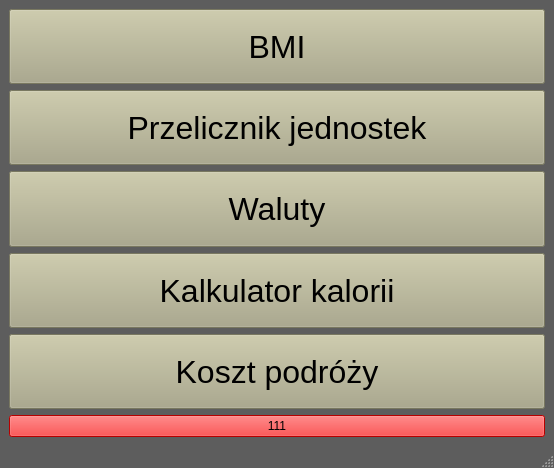
<?xml version="1.0" encoding="UTF-8"?>
<ui version="4.0">
 <class>MainWindow</class>
 <widget class="QMainWindow" name="MainWindow">
  <property name="geometry">
   <rect>
    <x>0</x>
    <y>0</y>
    <width>554</width>
    <height>468</height>
   </rect>
  </property>
  <property name="windowTitle">
   <string>MainWindow</string>
  </property>
  <property name="styleSheet">
   <string notr="true">QMainWindow{
	background-color: rgb(93, 93, 93);
}</string>
  </property>
  <widget class="QWidget" name="centralwidget">
   <property name="styleSheet">
    <string notr="true">QPushButton{
	background-color: red;
}</string>
   </property>
   <layout class="QGridLayout" name="gridLayout">
    <item row="1" column="0">
     <widget class="QPushButton" name="JEDNOSKIbutton">
      <property name="sizePolicy">
       <sizepolicy hsizetype="Preferred" vsizetype="Expanding">
        <horstretch>0</horstretch>
        <verstretch>0</verstretch>
       </sizepolicy>
      </property>
      <property name="font">
       <font>
        <pointsize>24</pointsize>
       </font>
      </property>
      <property name="styleSheet">
       <string notr="true">QPushButton{
	background-color: rgb(170, 168, 135);
}

QPushButton:pressed{
	background-color: rgb(255, 196, 102);
}</string>
      </property>
      <property name="text">
       <string>Przelicznik jednostek</string>
      </property>
     </widget>
    </item>
    <item row="0" column="0">
     <widget class="QPushButton" name="BMIbutton">
      <property name="sizePolicy">
       <sizepolicy hsizetype="Preferred" vsizetype="Expanding">
        <horstretch>0</horstretch>
        <verstretch>0</verstretch>
       </sizepolicy>
      </property>
      <property name="minimumSize">
       <size>
        <width>80</width>
        <height>24</height>
       </size>
      </property>
      <property name="font">
       <font>
        <pointsize>24</pointsize>
       </font>
      </property>
      <property name="styleSheet">
       <string notr="true">QPushButton{
	background-color: rgb(170, 168, 135);
}

QPushButton:pressed{
	background-color: rgb(255, 196, 102);
}</string>
      </property>
      <property name="text">
       <string>BMI</string>
      </property>
     </widget>
    </item>
    <item row="5" column="0">
     <widget class="QPushButton" name="AUTObutton">
      <property name="sizePolicy">
       <sizepolicy hsizetype="Preferred" vsizetype="Expanding">
        <horstretch>0</horstretch>
        <verstretch>0</verstretch>
       </sizepolicy>
      </property>
      <property name="font">
       <font>
        <pointsize>24</pointsize>
       </font>
      </property>
      <property name="styleSheet">
       <string notr="true">QPushButton{
	background-color: rgb(170, 168, 135);
}

QPushButton:pressed{
	background-color: rgb(255, 196, 102);
}</string>
      </property>
      <property name="text">
       <string>Koszt podróży</string>
      </property>
     </widget>
    </item>
    <item row="3" column="0">
     <widget class="QPushButton" name="KCALbutton">
      <property name="sizePolicy">
       <sizepolicy hsizetype="Preferred" vsizetype="Expanding">
        <horstretch>0</horstretch>
        <verstretch>0</verstretch>
       </sizepolicy>
      </property>
      <property name="font">
       <font>
        <pointsize>24</pointsize>
       </font>
      </property>
      <property name="styleSheet">
       <string notr="true">QPushButton{
	background-color: rgb(170, 168, 135);
}

QPushButton:pressed{
	background-color: rgb(255, 196, 102);
}</string>
      </property>
      <property name="text">
       <string>Kalkulator kalorii</string>
      </property>
     </widget>
    </item>
    <item row="2" column="0">
     <widget class="QPushButton" name="WALUTYbutton">
      <property name="sizePolicy">
       <sizepolicy hsizetype="Preferred" vsizetype="Expanding">
        <horstretch>0</horstretch>
        <verstretch>0</verstretch>
       </sizepolicy>
      </property>
      <property name="font">
       <font>
        <pointsize>24</pointsize>
       </font>
      </property>
      <property name="styleSheet">
       <string notr="true">QPushButton{
	background-color: rgb(170, 168, 135);
}

QPushButton:pressed{
	background-color: rgb(255, 196, 102);
}</string>
      </property>
      <property name="text">
       <string>Waluty</string>
      </property>
     </widget>
    </item>
    <item row="6" column="0">
     <widget class="QPushButton" name="zad">
      <property name="text">
       <string>111</string>
      </property>
     </widget>
    </item>
   </layout>
  </widget>
  <widget class="QStatusBar" name="statusbar"/>
 </widget>
 <resources/>
 <connections/>
</ui>
